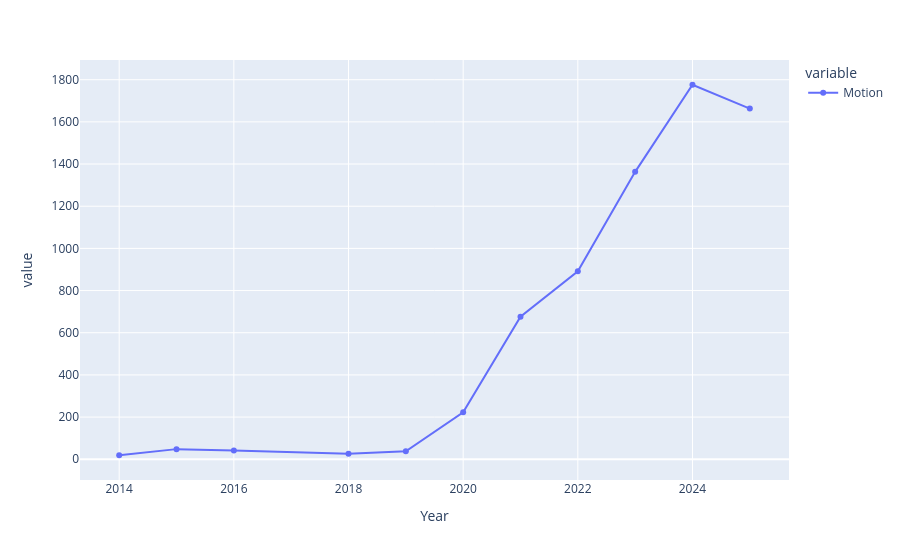

Notebook code for this chart:
### Code cell
px.line(year_counts, markers=True).show()

### Figure 1 — Plotly figure (JSON) as saved in the notebook; plotly's stock layout.template omitted (floating-point values rounded to 4 significant figures)
{"data": [{"hovertemplate": "variable=Motion<br>Year=%{x}<br>value=%{y}<extra></extra>", "legendgroup": "Motion", "line": {"color": "#636efa", "dash": "solid"}, "marker": {"symbol": "circle"}, "mode": "lines+markers", "name": "Motion", "orientation": "v", "showlegend": true, "type": "scatter", "x": [2014.0, 2015.0, 2016.0, 2018.0, 2019.0, 2020.0, 2021.0, 2022.0, 2023.0, 2024.0, 2025.0], "xaxis": "x", "y": [19, 48, 42, 26, 38, 223, 676, 891, 1363, 1776, 1663], "yaxis": "y"}], "layout": {"legend": {"title": {"text": "variable"}, "tracegroupgap": 0}, "margin": {"t": 60}, "xaxis": {"anchor": "y", "domain": [0, 1], "title": {"text": "Year"}}, "yaxis": {"anchor": "x", "domain": [0, 1], "title": {"text": "value"}}}}
